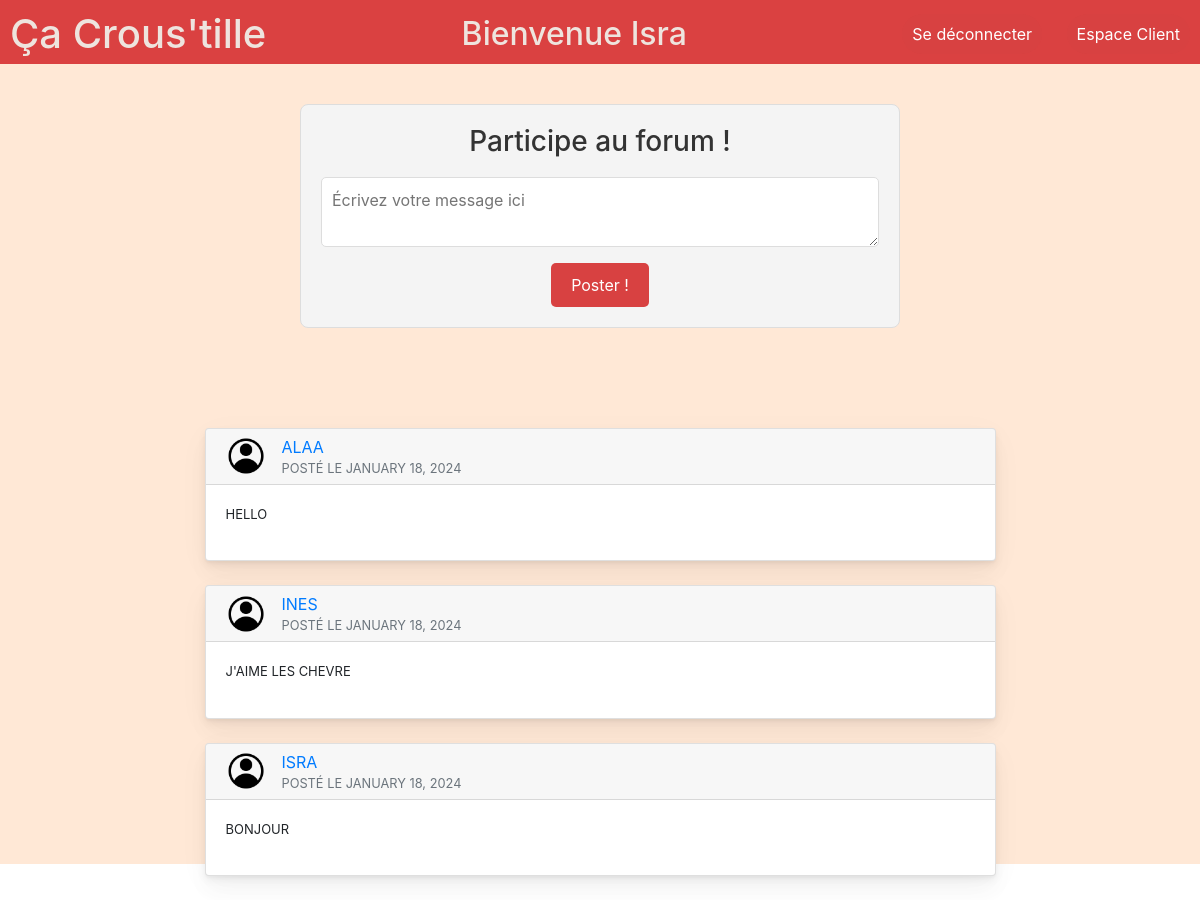
The page /forum/forum.php (signed in) on the database its author committed.
### tables this page shows
CREATE TABLE `message` (
  `id` int(11) NOT NULL,
  `utilisateur_id` int(11) DEFAULT NULL,
  `messageEnv` text
);

CREATE TABLE `utilisateur` (
  `ID` int(11) NOT NULL,
  `nom` text NOT NULL,
  `email` text NOT NULL,
  `mdp` text NOT NULL
);

### forum/forum.php (the view, shortened to what this page needs)
<?php
$bdd = new PDO('mysql:host=localhost;dbname=espace_membre;charset=utf8', 'root', 'root', array(PDO::ATTR_ERRMODE => PDO::ERRMODE_EXCEPTION));
$recupMessages = $bdd->query('SELECT utilisateur.nom, message.messageEnv FROM message INNER JOIN utilisateur ON message.utilisateur_id = utilisateur.ID ORDER BY message.ID DESC');
?>
<!DOCTYPE html>
<html lang="fr">
<head>
    <link rel="stylesheet" href="STYLEforum.css">
    <link rel="stylesheet" href="https://stackpath.bootstrapcdn.com/bootstrap/4.5.2/css/bootstrap.min.css">
</head>
<body>
<div class="banniere">
    <div class="lien-deco d-flex justify-content-between align-items-center">
        <div class="float-left">
            <h1>Ça Crous'tille</h1>
        </div>
        <div class="text-center">
            <h2>Bienvenue <?php echo htmlspecialchars($_SESSION['nom']) ?></h2>
        </div>
        <div class="float-right" >
            <a id="btndeco" href="../login/deconnexion.php?deco">Se déconnecter</a>
            <a id="btnEspaceC" href="../pageClient/PageClient.php">Espace Client</a>
        </div>
    </div>
</div>
<div class="cover-1">
    <div class="conteneur">
        <div class="forme">
            <h3>Participe au forum !</h3>
            <form method="POST" action="" align="center">
                <textarea name="message" placeholder="Écrivez votre message ici"></textarea>
                <input type="submit" name="valider" value="Poster !">
            </form>
        </div>
    </div>
    <div class="container-fluid mt-100">
        <div class="row">
            <?php
            while ($message = $recupMessages->fetch()) {
                ?>
                <div class="col-md-12">
                    <div id= "box" class="card mb-4 ">
                        <div class="card-header">
                            <div class="media flex-wrap w-100 align-items-center"> <img src="../images/logo/utilisateur.png" class="d-block ui-w-40 rounded-circle" alt="">
                                <div class="media-body ml-3"> <a href="javascript:void(0)" data-abc="true"><?php echo htmlspecialchars($message['nom']); ?></a>
                                    <div class="text-muted small">Posté le  <?php echo date("F j, Y", strtotime('now')); ?></div>
                                </div>
                            </div>
                        </div>
                        <div class="card-body">
                            <p><?php echo htmlspecialchars($message['messageEnv']); ?></p>
                        </div>
                    </div>
                </div>
                <?php
            }
            ?>
        </div>
    </div>
</div>
</body>
</html>

### forum/STYLEforum.css (style rules this page uses)
body { margin: 0; font-family: -apple-system, BlinkMacSystemFont, "Segoe UI", Roboto, "Helvetica Neue", Arial, "Noto Sans", sans-serif, "Apple Color Emoji", "Segoe UI Emoji", "Segoe UI Symbol", "Noto Color Emoji"; font-size: .88rem; font-weight: 400; line-height: 1.5; color: #495057; text-align: left; background-color: #ffe8d6; }
html, body { height: 100%; margin: 0; }
.cover-1 { background-color: #ffe8d6; height: 100%; top: 0; left: 0; justify-content: center; align-items: center; margin: 0; padding: 20px; box-sizing: border-box; }
.banniere { padding-top: 10px; background-color: rgb(218, 65, 65); color: #eee4de; height: 8%; }
.float-right { margin-bottom: .5rem; !important; }
.float-left h1 { margin-left: 10px; }
#btnEspaceC { margin-right: 10px; }
.lien-deco a { text-decoration: none; background-color: #d84141; padding: 10px; color: white; border-radius: 30px; transition: background-color 0.3s ease-out; }
.lien-deco { margin-left: auto; }
#btndeco, #btnEspaceC { margin-left: 20px; }
.mt-100 { margin-top: 100px }
.card { box-shadow: 0 0.46875rem 2.1875rem rgba(4, 9, 20, 0.03), 0 0.9375rem 1.40625rem rgba(4, 9, 20, 0.03), 0 0.25rem 0.53125rem rgba(4, 9, 20, 0.05), 0 0.125rem 0.1875rem rgba(4, 9, 20, 0.03); border-width: 0; transition: all .2s; margin-bottom: 20px; }
.card-header { display: flex; align-items: center; padding-top: 0; padding-bottom: 0; padding-right: .625rem; height: 3.5rem; text-transform: uppercase; border-bottom: 1px solid rgba(26, 54, 126, 0.125); }
.card-body { flex: 1 1 auto; padding: 1.25rem; }
.card-body p { font-size: 13px; }
a { color: #E91E63; text-decoration: none !important; background-color: transparent; }
.media img { width: 40px; height: auto; }
.conteneur { max-width: 600px; margin: 0 auto; }
.forme { background-color: #f4f4f4; border: 1px solid #ddd; padding: 20px; border-radius: 8px; margin-top: 20px; }
.forme h3 { text-align: center; color: #333; }
.forme form { text-align: center; }
.forme textarea { width: 100%; padding: 10px; margin: 10px 0; box-sizing: border-box; border: 1px solid #ddd; border-radius: 5px; }
.forme input[type="submit"] { background-color: #d84141; color: white; padding: 10px 20px; border: none; border-radius: 5px; cursor: pointer; font-size: 16px; }
#box { max-width: 70%; margin: auto; }

### rows shown on the page
message: utilisateur.nom "ALAA", messageEnv "HELLO"
message: utilisateur.nom "INES", messageEnv "J'AIME LES CHEVRE"
message: utilisateur.nom "ISRA", messageEnv "BONJOUR"

### other values the page prints
$_SESSION['nom'] "Isra"
